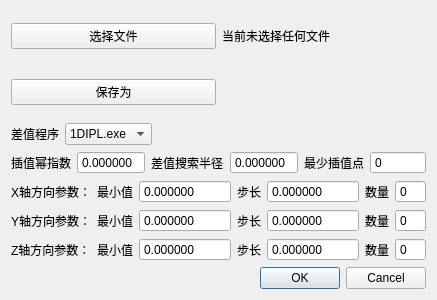
<?xml version="1.0" encoding="UTF-8"?>
<ui version="4.0">
 <class>DialogSetParams</class>
 <widget class="QDialog" name="DialogSetParams">
  <property name="geometry">
   <rect>
    <x>0</x>
    <y>0</y>
    <width>400</width>
    <height>300</height>
   </rect>
  </property>
  <property name="windowTitle">
   <string>Dialog</string>
  </property>
  <layout class="QVBoxLayout" name="verticalLayout">
   <item>
    <layout class="QHBoxLayout" name="horizontalLayout_6">
     <item>
      <widget class="QPushButton" name="BtnChooseInput">
       <property name="text">
        <string>选择文件</string>
       </property>
      </widget>
     </item>
     <item>
      <widget class="QLabel" name="label_inputFile">
       <property name="text">
        <string>当前未选择任何文件</string>
       </property>
      </widget>
     </item>
    </layout>
   </item>
   <item>
    <layout class="QHBoxLayout" name="horizontalLayout_7">
     <item>
      <widget class="QPushButton" name="BtnSaveAs">
       <property name="text">
        <string>保存为</string>
       </property>
      </widget>
     </item>
     <item>
      <widget class="QLabel" name="label_outputFile">
       <property name="text">
        <string/>
       </property>
      </widget>
     </item>
    </layout>
   </item>
   <item>
    <layout class="QHBoxLayout" name="horizontalLayout_8">
     <item>
      <widget class="QLabel" name="label_exe">
       <property name="text">
        <string>差值程序</string>
       </property>
      </widget>
     </item>
     <item>
      <widget class="QComboBox" name="exeBox">
       <item>
        <property name="text">
         <string>1DIPL.exe</string>
        </property>
       </item>
      </widget>
     </item>
     <item>
      <spacer name="horizontalSpacer">
       <property name="orientation">
        <enum>Qt::Horizontal</enum>
       </property>
       <property name="sizeHint" stdset="0">
        <size>
         <width>40</width>
         <height>20</height>
        </size>
       </property>
      </spacer>
     </item>
    </layout>
   </item>
   <item>
    <layout class="QHBoxLayout" name="horizontalLayout_2">
     <item>
      <widget class="QLabel" name="label_interp_power">
       <property name="text">
        <string>插值幂指数</string>
       </property>
      </widget>
     </item>
     <item>
      <widget class="QDoubleSpinBox" name="doubleSpinBox_interp_power">
       <property name="buttonSymbols">
        <enum>QAbstractSpinBox::NoButtons</enum>
       </property>
       <property name="decimals">
        <number>6</number>
       </property>
      </widget>
     </item>
     <item>
      <widget class="QLabel" name="label_radius">
       <property name="text">
        <string>差值搜索半径</string>
       </property>
      </widget>
     </item>
     <item>
      <widget class="QDoubleSpinBox" name="doubleSpinBox_radius">
       <property name="buttonSymbols">
        <enum>QAbstractSpinBox::NoButtons</enum>
       </property>
       <property name="decimals">
        <number>6</number>
       </property>
      </widget>
     </item>
     <item>
      <widget class="QLabel" name="label_min_points">
       <property name="text">
        <string>最少插值点</string>
       </property>
      </widget>
     </item>
     <item>
      <widget class="QSpinBox" name="spinBox_min_points">
       <property name="buttonSymbols">
        <enum>QAbstractSpinBox::NoButtons</enum>
       </property>
      </widget>
     </item>
    </layout>
   </item>
   <item>
    <layout class="QHBoxLayout" name="horizontalLayout_3">
     <item>
      <widget class="QLabel" name="label_Xparams">
       <property name="text">
        <string>X轴方向参数：</string>
       </property>
      </widget>
     </item>
     <item>
      <widget class="QLabel" name="label_X_Min">
       <property name="text">
        <string>最小值</string>
       </property>
      </widget>
     </item>
     <item>
      <widget class="QDoubleSpinBox" name="doubleSpinBox_X_Min">
       <property name="buttonSymbols">
        <enum>QAbstractSpinBox::NoButtons</enum>
       </property>
       <property name="decimals">
        <number>6</number>
       </property>
       <property name="minimum">
        <double>-99999.000000000000000</double>
       </property>
       <property name="maximum">
        <double>99999.000000000000000</double>
       </property>
      </widget>
     </item>
     <item>
      <widget class="QLabel" name="label_X_Step">
       <property name="text">
        <string>步长</string>
       </property>
      </widget>
     </item>
     <item>
      <widget class="QDoubleSpinBox" name="doubleSpinBox_X_Step">
       <property name="buttonSymbols">
        <enum>QAbstractSpinBox::NoButtons</enum>
       </property>
       <property name="decimals">
        <number>6</number>
       </property>
       <property name="minimum">
        <double>-99999.000000000000000</double>
       </property>
       <property name="maximum">
        <double>99999.000000000000000</double>
       </property>
      </widget>
     </item>
     <item>
      <widget class="QLabel" name="label_X_Count">
       <property name="text">
        <string>数量</string>
       </property>
      </widget>
     </item>
     <item>
      <widget class="QSpinBox" name="spinBox_X_Count">
       <property name="buttonSymbols">
        <enum>QAbstractSpinBox::NoButtons</enum>
       </property>
       <property name="maximum">
        <number>999</number>
       </property>
      </widget>
     </item>
    </layout>
   </item>
   <item>
    <layout class="QHBoxLayout" name="horizontalLayout_4">
     <item>
      <widget class="QLabel" name="label_Yparams">
       <property name="text">
        <string>Y轴方向参数：</string>
       </property>
      </widget>
     </item>
     <item>
      <widget class="QLabel" name="label_Y_Min">
       <property name="text">
        <string>最小值</string>
       </property>
      </widget>
     </item>
     <item>
      <widget class="QDoubleSpinBox" name="doubleSpinBox_Y_Min">
       <property name="buttonSymbols">
        <enum>QAbstractSpinBox::NoButtons</enum>
       </property>
       <property name="decimals">
        <number>6</number>
       </property>
       <property name="minimum">
        <double>-99999.000000000000000</double>
       </property>
       <property name="maximum">
        <double>99999.990000000005239</double>
       </property>
      </widget>
     </item>
     <item>
      <widget class="QLabel" name="label_Y_Step">
       <property name="text">
        <string>步长</string>
       </property>
      </widget>
     </item>
     <item>
      <widget class="QDoubleSpinBox" name="doubleSpinBox_Y_Step">
       <property name="buttonSymbols">
        <enum>QAbstractSpinBox::NoButtons</enum>
       </property>
       <property name="decimals">
        <number>6</number>
       </property>
       <property name="minimum">
        <double>-99999.000000000000000</double>
       </property>
       <property name="maximum">
        <double>99999.000000000000000</double>
       </property>
      </widget>
     </item>
     <item>
      <widget class="QLabel" name="label_Y_Count">
       <property name="text">
        <string>数量</string>
       </property>
      </widget>
     </item>
     <item>
      <widget class="QSpinBox" name="spinBox_Y_Count">
       <property name="buttonSymbols">
        <enum>QAbstractSpinBox::NoButtons</enum>
       </property>
       <property name="maximum">
        <number>999</number>
       </property>
      </widget>
     </item>
    </layout>
   </item>
   <item>
    <layout class="QHBoxLayout" name="horizontalLayout_5">
     <item>
      <widget class="QLabel" name="label_Zparams">
       <property name="text">
        <string>Z轴方向参数：</string>
       </property>
      </widget>
     </item>
     <item>
      <widget class="QLabel" name="label_Z_Min">
       <property name="text">
        <string>最小值</string>
       </property>
      </widget>
     </item>
     <item>
      <widget class="QDoubleSpinBox" name="doubleSpinBox_Z_Min">
       <property name="buttonSymbols">
        <enum>QAbstractSpinBox::NoButtons</enum>
       </property>
       <property name="decimals">
        <number>6</number>
       </property>
       <property name="minimum">
        <double>-99999.000000000000000</double>
       </property>
       <property name="maximum">
        <double>99999.000000000000000</double>
       </property>
      </widget>
     </item>
     <item>
      <widget class="QLabel" name="label_Z_Step">
       <property name="text">
        <string>步长</string>
       </property>
      </widget>
     </item>
     <item>
      <widget class="QDoubleSpinBox" name="doubleSpinBox_Z_Step">
       <property name="buttonSymbols">
        <enum>QAbstractSpinBox::NoButtons</enum>
       </property>
       <property name="decimals">
        <number>6</number>
       </property>
       <property name="minimum">
        <double>-99999.000000000000000</double>
       </property>
       <property name="maximum">
        <double>99999.000000000000000</double>
       </property>
      </widget>
     </item>
     <item>
      <widget class="QLabel" name="label_Z_Count">
       <property name="text">
        <string>数量</string>
       </property>
      </widget>
     </item>
     <item>
      <widget class="QSpinBox" name="spinBox_Z_Count">
       <property name="buttonSymbols">
        <enum>QAbstractSpinBox::NoButtons</enum>
       </property>
       <property name="maximum">
        <number>999</number>
       </property>
      </widget>
     </item>
    </layout>
   </item>
   <item>
    <widget class="QDialogButtonBox" name="buttonBox">
     <property name="orientation">
      <enum>Qt::Horizontal</enum>
     </property>
     <property name="standardButtons">
      <set>QDialogButtonBox::Cancel|QDialogButtonBox::Ok</set>
     </property>
    </widget>
   </item>
  </layout>
 </widget>
 <resources/>
 <connections>
  <connection>
   <sender>buttonBox</sender>
   <signal>accepted()</signal>
   <receiver>DialogSetParams</receiver>
   <slot>accept()</slot>
   <hints>
    <hint type="sourcelabel">
     <x>248</x>
     <y>254</y>
    </hint>
    <hint type="destinationlabel">
     <x>157</x>
     <y>274</y>
    </hint>
   </hints>
  </connection>
  <connection>
   <sender>buttonBox</sender>
   <signal>rejected()</signal>
   <receiver>DialogSetParams</receiver>
   <slot>reject()</slot>
   <hints>
    <hint type="sourcelabel">
     <x>316</x>
     <y>260</y>
    </hint>
    <hint type="destinationlabel">
     <x>286</x>
     <y>274</y>
    </hint>
   </hints>
  </connection>
 </connections>
</ui>
